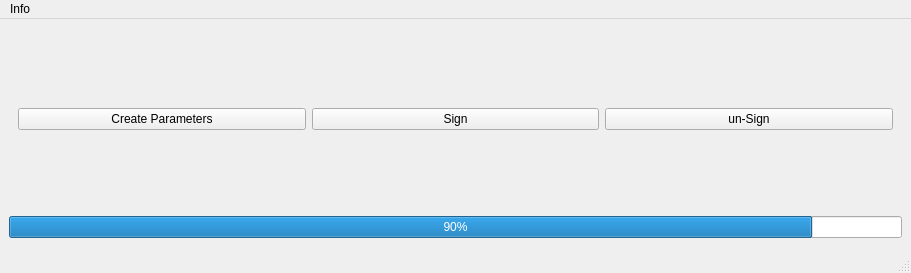
<?xml version="1.0" encoding="UTF-8"?>
<ui version="4.0">
 <class>MainWindow</class>
 <widget class="QMainWindow" name="MainWindow">
  <property name="geometry">
   <rect>
    <x>0</x>
    <y>0</y>
    <width>911</width>
    <height>273</height>
   </rect>
  </property>
  <property name="windowTitle">
   <string>MainWindow</string>
  </property>
  <widget class="QWidget" name="centralwidget">
   <layout class="QVBoxLayout" name="verticalLayout">
    <item>
     <widget class="QWidget" name="horizontalWidget" native="true">
      <property name="maximumSize">
       <size>
        <width>893</width>
        <height>174</height>
       </size>
      </property>
      <layout class="QGridLayout" name="gridLayout">
       <item row="0" column="1">
        <widget class="QPushButton" name="pushButton_2">
         <property name="maximumSize">
          <size>
           <width>293</width>
           <height>28</height>
          </size>
         </property>
         <property name="text">
          <string>Sign</string>
         </property>
        </widget>
       </item>
       <item row="0" column="2">
        <widget class="QPushButton" name="pushButton">
         <property name="text">
          <string>un-Sign</string>
         </property>
        </widget>
       </item>
       <item row="0" column="0" alignment="Qt::AlignVCenter">
        <widget class="QPushButton" name="pushButton_3">
         <property name="cursor">
          <cursorShape>PointingHandCursor</cursorShape>
         </property>
         <property name="text">
          <string>Create Parameters</string>
         </property>
        </widget>
       </item>
      </layout>
     </widget>
    </item>
    <item>
     <widget class="QProgressBar" name="progressBar">
      <property name="value">
       <number>90</number>
      </property>
     </widget>
    </item>
   </layout>
  </widget>
  <widget class="QMenuBar" name="menubar">
   <property name="geometry">
    <rect>
     <x>0</x>
     <y>0</y>
     <width>911</width>
     <height>26</height>
    </rect>
   </property>
   <widget class="QMenu" name="menuInfo">
    <property name="title">
     <string>Info</string>
    </property>
   </widget>
   <addaction name="menuInfo"/>
  </widget>
  <widget class="QStatusBar" name="statusbar"/>
 </widget>
 <resources/>
 <connections/>
</ui>
